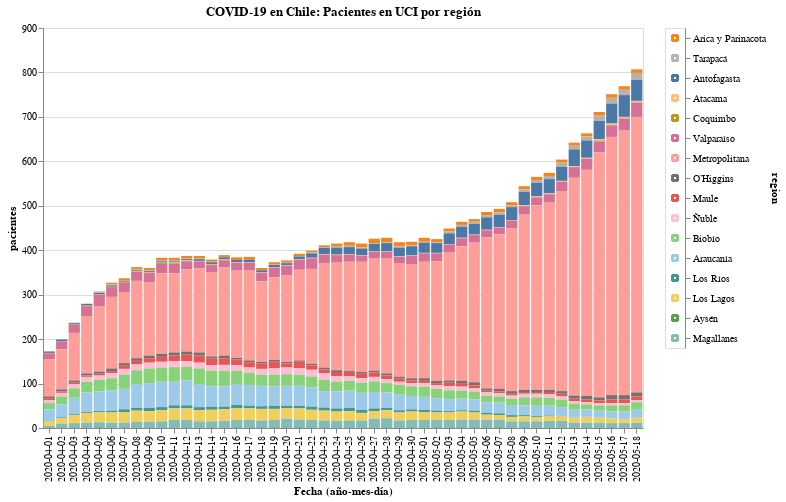

The cell this chart's notebook holds for it:
### Code cell
#hide_input
input_dropdown = alt.binding_select(options=data['region'].unique())
selection1 = alt.selection_single(fields=['region'], bind=input_dropdown, name=' ')
selection2 = alt.selection_multi(fields=['region'], on='mouseover')

color = alt.condition(selection1 | selection2,
                    alt.Color('region:N', scale=alt.Scale(scheme='tableau20'), legend=None),
                    alt.value('lightgray'))

bars = alt.Chart(data).mark_bar().encode(
    x=alt.X('date:O', axis=alt.Axis(title='Fecha (año-mes-día)')),
    y=alt.Y('pacientes'),
    color=color,
    tooltip=['date', 'region', 'pacientes'],
    order=alt.Order(
    # Sort the segments of the bars by this field
    'codigo region',
    sort='descending'
    )
    ).properties(
    title=f'COVID-19 en Chile: Pacientes en UCI por región'
).add_selection(
    selection1, selection2
).transform_filter(
    selection1
)

legend = alt.Chart(new_data).mark_point().encode(
    y=alt.Y('region:N', axis=alt.Axis(orient='right'), sort=regiones),
    color=color
).add_selection(
    selection1, selection2
)

bars.properties(width=600, height=400) | legend

### Figure 1 — Vega-Lite specification as saved in the notebook (floating-point values rounded to 4 significant figures; data arrays with more than 128 entries replaced by an {"elided": "..."} marker saying what was removed)
{"config": {"view": {"continuousWidth": 400, "continuousHeight": 300}}, "hconcat": [{"data": {"name": "data-8a1b813d2568d65de470b7190fa4408b"}, "mark": "bar", "encoding": {"color": {"condition": {"type": "nominal", "field": "region", "legend": null, "scale": {"scheme": "tableau20"}, "selection": {"or": [" ", "selector006"]}}, "value": "lightgray"}, "order": {"type": "quantitative", "field": "codigo region", "sort": "descending"}, "tooltip": [{"type": "nominal", "field": "date"}, {"type": "nominal", "field": "region"}, {"type": "quantitative", "field": "pacientes"}], "x": {"type": "ordinal", "axis": {"title": "Fecha (año-mes-día)"}, "field": "date"}, "y": {"type": "quantitative", "field": "pacientes"}}, "height": 400, "selection": {" ": {"type": "single", "fields": ["region"], "bind": {"input": "select", "options": ["Arica y Parinacota", "Tarapacá", "Antofagasta", "Atacama", "Coquimbo", "Valparaíso", "Metropolitana", "O’Higgins", "Maule", "Ñuble", "Biobío", "Araucanía", "Los Ríos", "Los Lagos", "Aysén", "Magallanes"]}}, "selector006": {"type": "multi", "fields": ["region"], "on": "mouseover"}}, "title": "COVID-19 en Chile: Pacientes en UCI por región", "transform": [{"filter": {"selection": " "}}], "width": 600}, {"data": {"name": "data-34d50966336b61f50fe64c92aa0aff9b"}, "mark": "point", "encoding": {"color": {"condition": {"type": "nominal", "field": "region", "legend": null, "scale": {"scheme": "tableau20"}, "selection": {"or": [" ", "selector006"]}}, "value": "lightgray"}, "y": {"type": "nominal", "axis": {"orient": "right"}, "field": "region", "sort": ["Arica y Parinacota", "Tarapacá", "Antofagasta", "Atacama", "Coquimbo", "Valparaíso", "Metropolitana", "O’Higgins", "Maule", "Ñuble", "Biobío", "Araucanía", "Los Ríos", "Los Lagos", "Aysén", "Magallanes"]}}, "selection": {" ": {"type": "single", "fields": ["region"], "bind": {"input": "select", "options": ["Arica y Parinacota", "Tarapacá", "Antofagasta", "Atacama", "Coquimbo", "Valparaíso", "Metropolitana", "O’Higgins", "Maule", "Ñuble", "Biobío", "Araucanía", "Los Ríos", "Los Lagos", "Aysén", "Magallanes"]}}, "selector006": {"type": "multi", "fields": ["region"], "on": "mouseover"}}}], "$schema": "https://vega.github.io/schema/vega-lite/v4.8.1.json", "datasets": {"data-8a1b813d2568d65de470b7190fa4408b": {"elided": "768 records"}, "data-34d50966336b61f50fe64c92aa0aff9b": {"elided": "896 records"}}}
